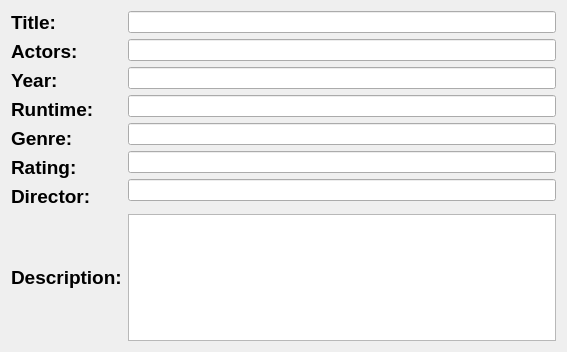
<?xml version="1.0" encoding="UTF-8"?>
<ui version="4.0">
 <class>Details</class>
 <widget class="QDialog" name="Details">
  <property name="geometry">
   <rect>
    <x>0</x>
    <y>0</y>
    <width>567</width>
    <height>352</height>
   </rect>
  </property>
  <property name="windowTitle">
   <string>Dialog</string>
  </property>
  <layout class="QGridLayout" name="gridLayout">
   <item row="0" column="0">
    <layout class="QVBoxLayout" name="verticalLayout">
     <item>
      <widget class="QLabel" name="label">
       <property name="text">
        <string>&lt;html&gt;&lt;head/&gt;&lt;body&gt;&lt;p&gt;&lt;span style=&quot; font-size:14pt; font-weight:600;&quot;&gt;Title:&lt;/span&gt;&lt;/p&gt;&lt;/body&gt;&lt;/html&gt;</string>
       </property>
      </widget>
     </item>
     <item>
      <widget class="QLabel" name="label_4">
       <property name="text">
        <string>&lt;html&gt;&lt;head/&gt;&lt;body&gt;&lt;p&gt;&lt;span style=&quot; font-size:14pt; font-weight:600;&quot;&gt;Actors:&lt;/span&gt;&lt;/p&gt;&lt;/body&gt;&lt;/html&gt;</string>
       </property>
      </widget>
     </item>
     <item>
      <widget class="QLabel" name="label_5">
       <property name="text">
        <string>&lt;html&gt;&lt;head/&gt;&lt;body&gt;&lt;p&gt;&lt;span style=&quot; font-size:14pt; font-weight:600;&quot;&gt;Year:&lt;/span&gt;&lt;/p&gt;&lt;/body&gt;&lt;/html&gt;</string>
       </property>
      </widget>
     </item>
     <item>
      <widget class="QLabel" name="label_6">
       <property name="text">
        <string>&lt;html&gt;&lt;head/&gt;&lt;body&gt;&lt;p&gt;&lt;span style=&quot; font-size:14pt; font-weight:600;&quot;&gt;Runtime:&lt;/span&gt;&lt;/p&gt;&lt;/body&gt;&lt;/html&gt;</string>
       </property>
      </widget>
     </item>
     <item>
      <widget class="QLabel" name="label_2">
       <property name="text">
        <string>&lt;html&gt;&lt;head/&gt;&lt;body&gt;&lt;p&gt;&lt;span style=&quot; font-size:14pt; font-weight:600;&quot;&gt;Genre:&lt;/span&gt;&lt;/p&gt;&lt;/body&gt;&lt;/html&gt;</string>
       </property>
      </widget>
     </item>
     <item>
      <widget class="QLabel" name="label_7">
       <property name="text">
        <string>&lt;html&gt;&lt;head/&gt;&lt;body&gt;&lt;p&gt;&lt;span style=&quot; font-size:14pt; font-weight:600;&quot;&gt;Rating:&lt;/span&gt;&lt;/p&gt;&lt;/body&gt;&lt;/html&gt;</string>
       </property>
      </widget>
     </item>
     <item>
      <widget class="QLabel" name="label_3">
       <property name="text">
        <string>&lt;html&gt;&lt;head/&gt;&lt;body&gt;&lt;p&gt;&lt;span style=&quot; font-size:14pt; font-weight:600;&quot;&gt;Director:&lt;/span&gt;&lt;/p&gt;&lt;/body&gt;&lt;/html&gt;</string>
       </property>
      </widget>
     </item>
    </layout>
   </item>
   <item row="0" column="1">
    <layout class="QVBoxLayout" name="verticalLayout_2">
     <item>
      <widget class="QLineEdit" name="lineEdit_3"/>
     </item>
     <item>
      <widget class="QLineEdit" name="lineEdit_6"/>
     </item>
     <item>
      <widget class="QLineEdit" name="lineEdit_2"/>
     </item>
     <item>
      <widget class="QLineEdit" name="lineEdit_5"/>
     </item>
     <item>
      <widget class="QLineEdit" name="lineEdit_4"/>
     </item>
     <item>
      <widget class="QLineEdit" name="lineEdit"/>
     </item>
     <item>
      <widget class="QLineEdit" name="lineEdit_7"/>
     </item>
    </layout>
   </item>
   <item row="1" column="0">
    <widget class="QLabel" name="label_9">
     <property name="text">
      <string>&lt;html&gt;&lt;head/&gt;&lt;body&gt;&lt;p&gt;&lt;span style=&quot; font-size:14pt; font-weight:600;&quot;&gt;Description:&lt;/span&gt;&lt;/p&gt;&lt;/body&gt;&lt;/html&gt;</string>
     </property>
    </widget>
   </item>
   <item row="1" column="1">
    <widget class="QPlainTextEdit" name="plainTextEdit"/>
   </item>
  </layout>
 </widget>
 <resources/>
 <connections/>
</ui>
